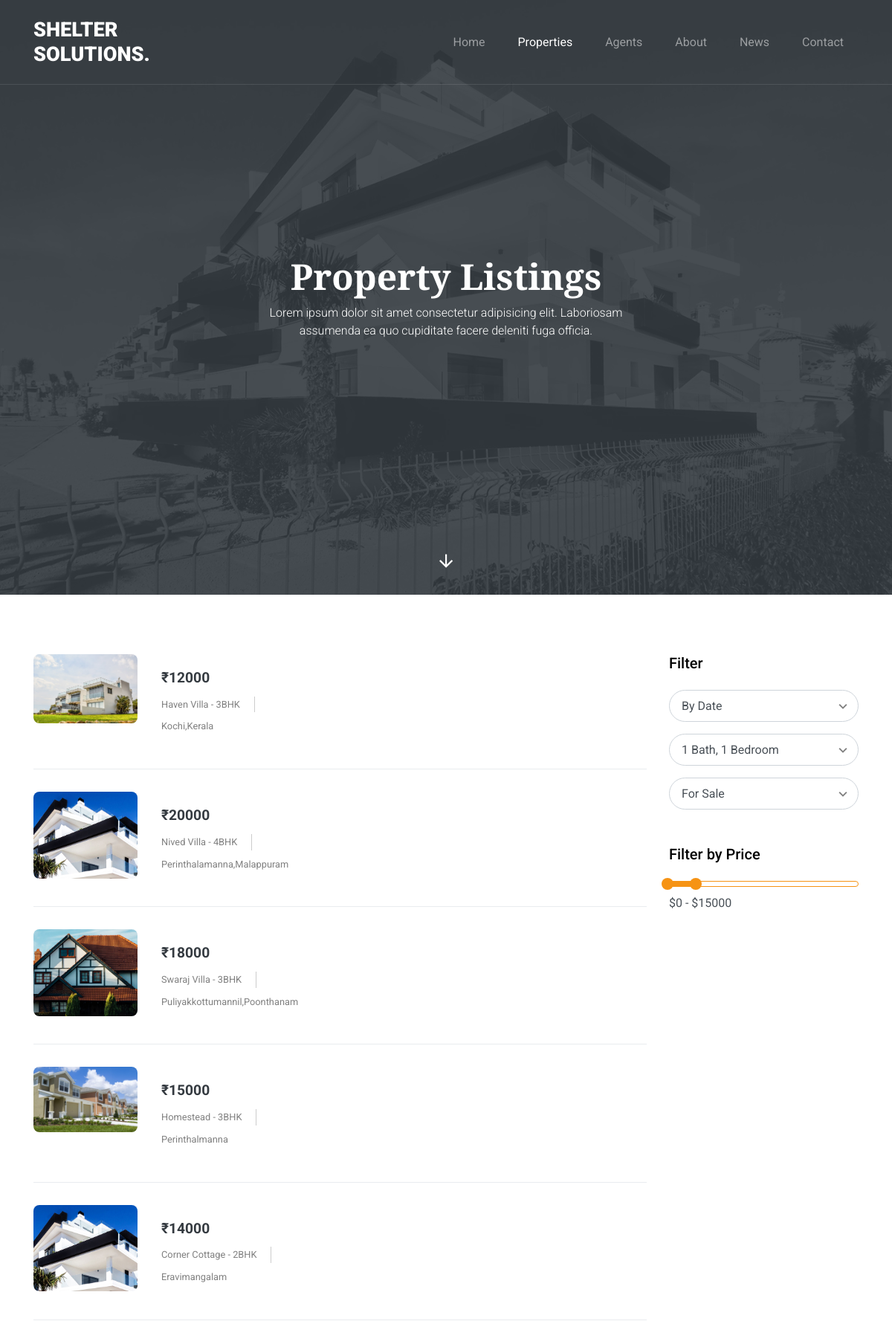
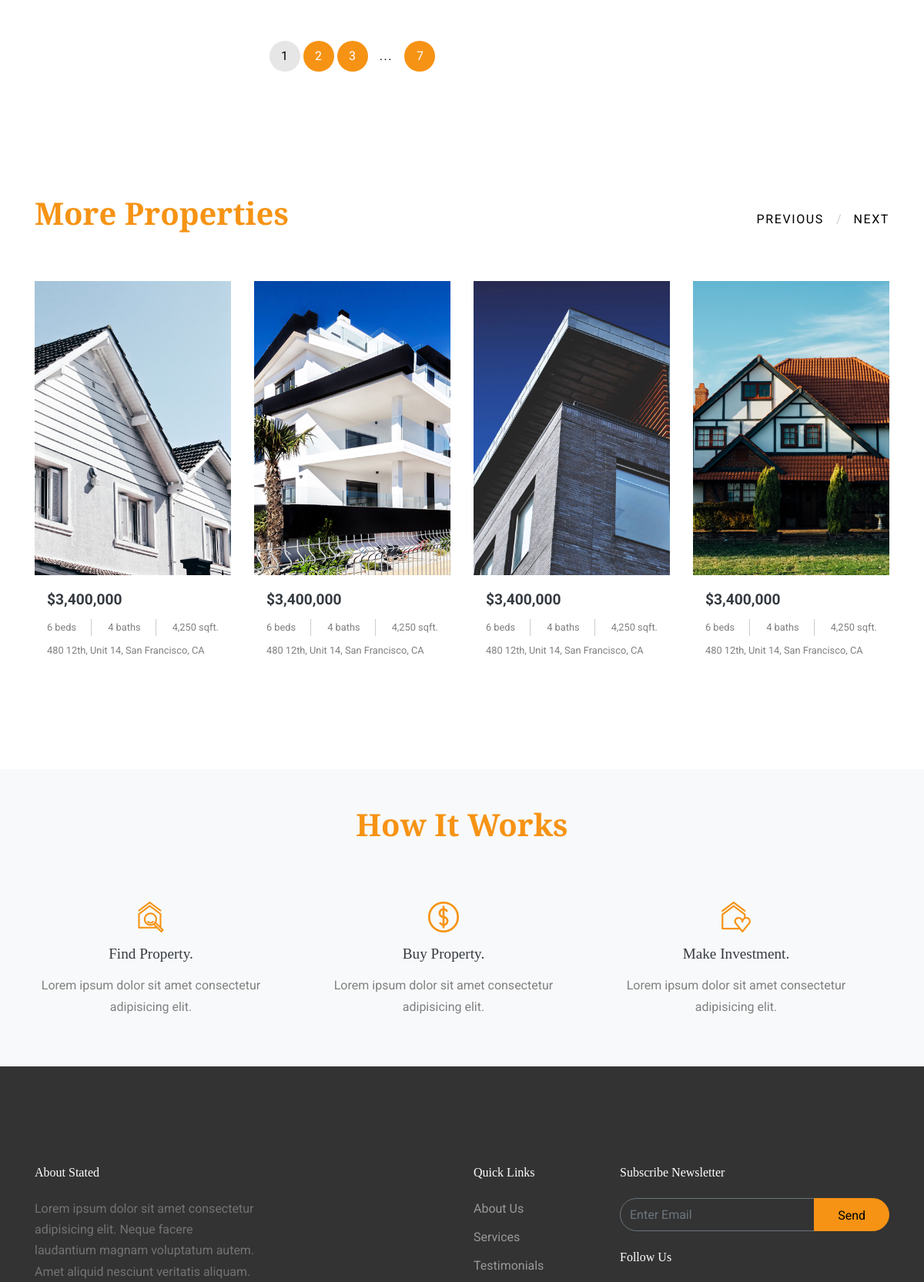
Screenshot of /properties (upper part) with the database file from the repository (2 pictures, top to bottom).
### shelterapp/models.py (models this page shows, shortened)
class property(models.Model):
    p_name = models.CharField(max_length=100)
    addr = models.TextField()
    location = models.CharField(max_length=100)
    features = models.TextField()

class Unit(models.Model):
    p_type = (
        ('1BHK', '1 Bedroom, Hall, Kitchen'),
        ('2BHK', '2 Bedrooms, Hall, Kitchen'),
        ('3BHK', '3 Bedrooms, Hall, Kitchen'),
        ('4BHK', '4 Bedrooms, Hall, Kitchen'),
    )
    img = models.FileField(upload_to='shelterapp/static/images')
    Property = models.ForeignKey(property, on_delete=models.CASCADE, related_name='units')
    type = models.CharField(max_length=10, choices=p_type)
    rent = models.IntegerField()

### shelterapp/views.py (the view)
# urls.py: path('properties',property_view),
def property_view(request):
    a = property.objects.all()
    b = Unit.objects.all()
    c = tenant_unit.objects.all()
    unit_id = []
    p_name = []
    addr = []
    location = []
    features = []
    img = []
    Property = []
    type = []
    rent = []
    t_id = []
    t_name = []
    photo = []
    t_addr = []
    docu = []
    for i in b:
        unit_id.append(i.id)
        p_name.append(i.Property.p_name)
        addr.append(i.Property.addr)
        img.append(str(i.img).split('/')[-1])
        type.append(i.type)
        rent.append(i.rent)
    for i in c:
        t_id.append(i.id)
        t_name.append(i.Tenant.t_name)
        photo.append(str(i.Tenant.photo).split('/')[-1])
        t_addr.append(i.Tenant.addr)
        docu.append(i.Tenant.docu)
    print(img)
    mylist1 = zip(p_name,addr,img,type,rent,unit_id)
    mylist2 = zip(t_name,photo,t_addr,docu,t_id)
    return render(request,'properties.html',{'data1':mylist1})

### shelterapp/templates/properties.html (shortened to what this page needs)
<!DOCTYPE html>
{% load static %}
<html lang="en">
  <head>
    <link rel="stylesheet" href="fonts/icomoon/style.css">
    <link rel="stylesheet" href="{% static 'css/bootstrap.min.css' %}">
    <link rel="stylesheet" href="{% static 'css/jquery-ui.css' %}">
    <link rel="stylesheet" href="{% static 'css/owl.carousel.min.css' %}">
    <link rel="stylesheet" href="{% static 'css/owl.theme.default.min.css' %}">
    <link rel="stylesheet" href="{% static 'css/owl.theme.default.min.css' %}">
    <link rel="stylesheet" href="{% static 'css/jquery.fancybox.min.css' %}">
    <link rel="stylesheet" href="{% static 'css/bootstrap-datepicker.css' %}">
    <link rel="stylesheet" href="{% static 'fonts/flaticon/font/flaticon.css' %}">
    <link rel="stylesheet" href="{% static 'css/aos.css' %}">
    <link rel="stylesheet" href="{% static 'css/style.css' %}">
  </head>
  <body data-spy="scroll" data-target=".site-navbar-target" data-offset="300">
  <div class="site-wrap">
    <header class="site-navbar py-4 js-sticky-header site-navbar-target" role="banner">
      <div class="container">
        <div class="row align-items-center">
          <div class="col-6 col-xl-2">
            <h1 class="mb-0 site-logo m-0 p-0"><a href="index.html" class="mb-0">Shelter Solutions.</a></h1>
          </div>
          <div class="col-12 col-md-10 d-none d-xl-block">
            <nav class="site-navigation position-relative text-right" role="navigation">
              <ul class="site-menu main-menu js-clone-nav mr-auto d-none d-lg-block">
                <li><a href="http://127.0.0.1:8000/admin_index" class="nav-link">Home</a></li>
                <li><a href="index.html#properties-section" class="nav-link active">Properties</a></li>
                <li><a href="index.html#agents-section" class="nav-link">Agents</a></li>
                <li><a href="index.html#about-section" class="nav-link">About</a></li>
                <li><a href="index.html#news-section" class="nav-link">News</a></li>
                <li><a href="index.html#contact-section" class="nav-link">Contact</a></li>
              </ul>
            </nav>
          </div>
        </div>
      </div>
    </header>
    <div class="site-blocks-cover overlay" style="background-image: url({% static 'images/hero_1.jpg' %});" data-aos="fade" id="home-section">
      <div class="container">
        <div class="row align-items-center justify-content-center">
          <div class="col-md-6 mt-lg-5 text-center">
            <h1>Property Listings</h1>
            <p class="mb-5">Lorem ipsum dolor sit amet consectetur adipisicing elit. Laboriosam assumenda ea quo cupiditate facere deleniti fuga officia.</p>
          </div>
        </div>
      </div>
      <a href="#listings-section" class="smoothscroll arrow-down"><span class="icon-arrow_downward"></span></a>
    </div>
    <div class="site-section" id="listings-section">
      <div class="container">
        <div class="row">
          <div class="col-md-3 order-1 order-md-2">
          <div class="mb-5">
            <h3 class="text-black mb-4 h5 font-family-2">Filter</h3>
            <form action="#">
              <div class="form-group">
                <div class="select-wrap">
                  <span class="icon icon-keyboard_arrow_down"></span>
                  <select class="form-control px-3">
                    <option value="">By Date</option>
                  </select>
                </div>
              </div>
              <div class="form-group">
                <div class="select-wrap">
                  <span class="icon icon-keyboard_arrow_down"></span>
                  <select class="form-control px-3">
                    <option value="">1 Bath, 1 Bedroom</option>
                  </select>
                </div>
              </div>
              <div class="form-group">
                <div class="select-wrap">
                  <span class="icon icon-keyboard_arrow_down"></span>
                  <select class="form-control px-3">
                    <option value="">For Sale</option>
                  </select>
                </div>
              </div>
            </form>
            </div>
            <div class="mb-5">
              <h3 class="text-black mb-4 h5 font-family-2">Filter by Price</h3>
              <div id="slider-range" class="border-primary"></div>
              <input type="text" name="text" id="amount" class="form-control border-0 pl-0 bg-white" disabled="" />
            </div>
          </div>
          <div class="col-md-9 order-2 order-md-1">
            {% for i,j,k,l,m,n in data1 %}
            <div class="property horizontal d-flex">
              <div class="mr-3 img-entry">
                <a href="http://127.0.0.1:8000/property_single/{{n}}"><img src="/static/images/{{k}}" alt="Image" class="img-fluid"></a>
              </div>
              <div class="prop-details p-3">
                <div><a href="http://127.0.0.1:8000/property_single/{{n}}"><strong class="price">₹{{m}}</strong></a></div>
                <div class="mb-2 d-flex justify-content-between">
                  <span class="w border-r">{{i}} - {{l}}</span>
                </div>
                <div>{{j}}</div>
              </div>
            </div>
            {% endfor %}
          </div>
        </div>
        <div class="row mt-4">
          <div class="col-md-9">
            <div class="custom-pagination text-center">
              <span>1</span>
              <a href="#">2</a>
              <a href="#">3</a>
              <span class="more-page">...</span>
              <a href="#">7</a>
            </div>
          </div>
        </div>
      </div>
    </div>
    <div class="site-section" id="properties-section">
      <div class="container">
        <div class="row mb-5 align-items-center">
          <div class="col-md-7 text-left">
            <h2 class="section-title mb-3">More Properties</h2>
          </div>
          <div class="col-md-5 text-left text-md-right">
            <div class="custom-nav1">
              <a href="#" class="custom-prev1">Previous</a><span class="mx-3">/</span><a href="#" class="custom-next1">Next</a>
            </div>
          </div>
        </div>
        <div class="owl-carousel nonloop-block-13 mb-5">
          <div class="property">
            <a href="#">
              <img src="{% static 'images/property_1.jpg' %}" alt="Image" class="img-fluid">
            </a>
            <div class="prop-details p-3">
              <div><strong class="price">$3,400,000</strong></div>
              <div class="mb-2 d-flex justify-content-between">
                <span class="w border-r">6 beds</span>
                <span class="w border-r">4 baths</span>
                <span class="w">4,250 sqft.</span>
              </div>
              <div>480 12th, Unit 14, San Francisco, CA</div>
            </div>
          </div>
          <div class="property">
            <a href="#">
              <img src="{% static 'images/property_2.jpg' %}" alt="Image" class="img-fluid">
            </a>
            <div class="prop-details p-3">
              <div><strong class="price">$3,400,000</strong></div>
              <div class="mb-2 d-flex justify-content-between">
                <span class="w border-r">6 beds</span>
                <span class="w border-r">4 baths</span>
                <span class="w">4,250 sqft.</span>
              </div>
              <div>480 12th, Unit 14, San Francisco, CA</div>
            </div>
          </div>
          <div class="property">
            <a href="#">
              <img src="{% static 'images/property_3.jpg' %}" alt="Image" class="img-fluid">
            </a>
            <div class="prop-details p-3">
              <div><strong class="price">$3,400,000</strong></div>
              <div class="mb-2 d-flex justify-content-between">
                <span class="w border-r">6 beds</span>
                <span class="w border-r">4 baths</span>
                <span class="w">4,250 sqft.</span>
              </div>
              <div>480 12th, Unit 14, San Francisco, CA</div>
            </div>
          </div>
          <div class="property">
            <a href="#">
              <img src="{% static 'images/property_4.jpg' %}" alt="Image" class="img-fluid">
            </a>
            <div class="prop-details p-3">
              <div><strong class="price">$3,400,000</strong></div>
              <div class="mb-2 d-flex justify-content-between">
                <span class="w border-r">6 beds</span>
                <span class="w border-r">4 baths</span>
                <span class="w">4,250 sqft.</span>
              </div>
              <div>480 12th, Unit 14, San Francisco, CA</div>
            </div>
          </div>
        </div>
      </div>
    </div>
    <div class="py-5 bg-light site-section how-it-works" id="howitworks-section">
      <div class="container">
        <div class="row mb-5 justify-content-center">
          <div class="col-md-7 text-center">
            <h2 class="section-title mb-3">How It Works</h2>
          </div>
        </div>
        <div class="row">
          <div class="col-md-4 text-center">
            <div class="pr-5">
              <span class="custom-icon flaticon-house text-primary"></span>
              <h3 class="text-dark">Find Property.</h3>
              <p>Lorem ipsum dolor sit amet consectetur adipisicing elit.</p>
            </div>
          </div>
          <div class="col-md-4 text-center">
            <div class="pr-5">
              <span class="custom-icon flaticon-coin text-primary"></span>
              <h3 class="text-dark">Buy Property.</h3>
              <p>Lorem ipsum dolor sit amet consectetur adipisicing elit.</p>
            </div>
          </div>
          <div class="col-md-4 text-center">
            <div class="pr-5">
              <span class="custom-icon flaticon-home text-primary"></span>
              <h3 class="text-dark">Make Investment.</h3>
              <p>Lorem ipsum dolor sit amet consectetur adipisicing elit.</p>
            </div>
          </div>
        </div>
      </div>
    </div>
    <footer class="site-footer">
      <div class="container">
        <div class="row">
          <div class="col-md-8">
            <div class="row">
              <div class="col-md-5">
                <h2 class="footer-heading mb-4">About Stated</h2>
                <p>Lorem ipsum dolor sit amet consectetur adipisicing elit. Neque facere laudantium magnam voluptatum autem. Amet aliquid nesciunt veritatis aliquam.</p>
              </div>
              <div class="col-md-3 ml-auto">
                <h2 class="footer-heading mb-4">Quick Links</h2>
                <ul class="list-unstyled">
                  <li><a href="#">About Us</a></li>
                  <li><a href="#">Services</a></li>
                  <li><a href="#">Testimonials</a></li>
                </ul>
              </div>
            </div>
          </div>
          <div class="col-md-4">
            <div class="mb-4">
              <h2 class="footer-heading mb-4">Subscribe Newsletter</h2>
            <form action="#" method="post" class="footer-subscribe">
              <div class="input-group mb-3">
                <input type="text" class="form-control border-secondary text-white bg-transparent" placeholder="Enter Email" aria-label="Enter Email" aria-describedby="button-addon2">
                <div class="input-group-append">
                  <button class="btn btn-primary text-black" type="button" id="button-addon2">Send</button>
                </div>
              </div>
            </form>
            </div>
            <div class="">
              <h2 class="footer-heading mb-4">Follow Us</h2>
            </div>
          </div>
        </div>
      </div>
    </footer>
  </div>
  </body>
</html>

### rows the page displays
property: data1 "Haven Villa", data1 "Kochi,Kerala"
Unit: data1 "3BHK"
property: data1 "Nived Villa", data1 "Perinthalamanna,Malappuram"
Unit: data1 "4BHK"
property: data1 "Swaraj Villa", data1 "Puliyakkottumannil,Poonthanam"
Unit: data1 "3BHK"
property: data1 "Homestead", data1 "Perinthalmanna"
Unit: data1 "3BHK"
property: data1 "Corner Cottage", data1 "Eravimangalam"
Unit: data1 "2BHK"

### other values shown
{{ m }} "12000" "20000" "18000" "15000" "14000"
